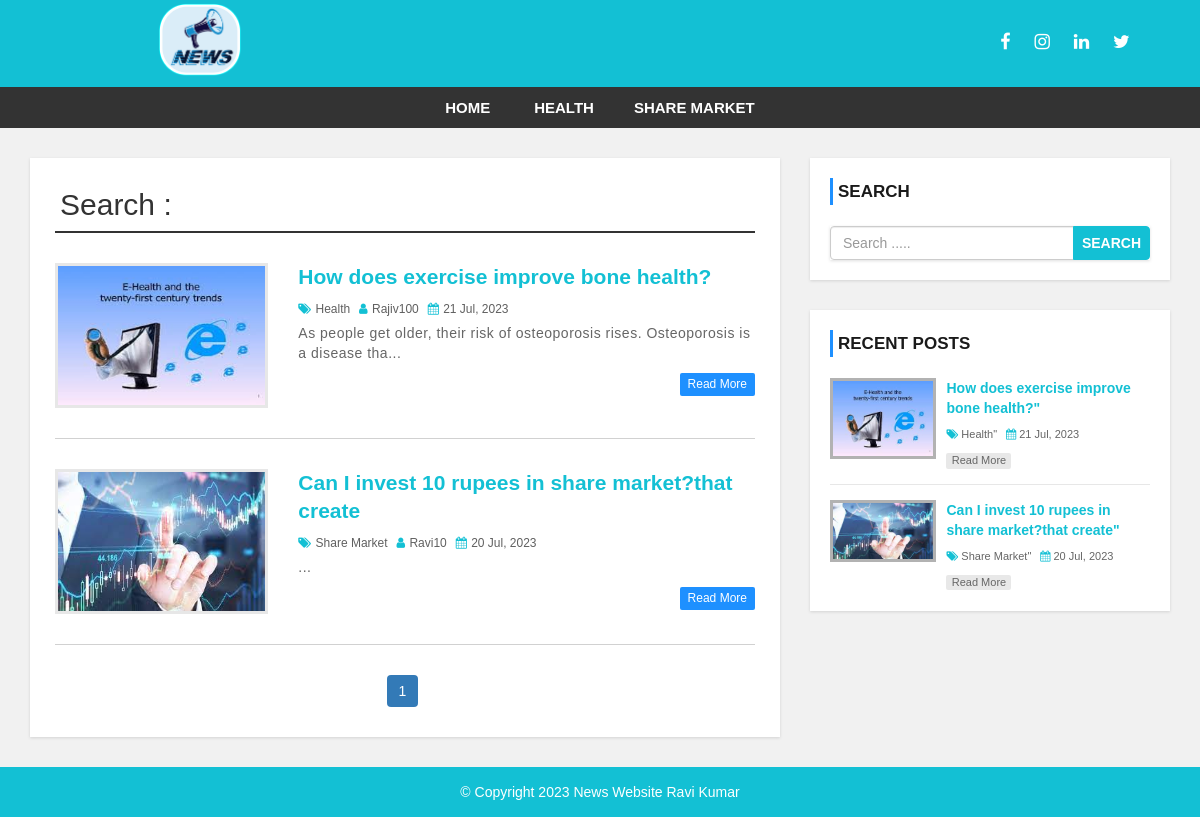
Screenshot of /search.php with the database file from the repository.
### tables this page shows
CREATE TABLE `setting` (
  `websitename` varchar(200) NOT NULL,
  `logo` varchar(200) NOT NULL,
  `footerdesc` varchar(200) NOT NULL
);

CREATE TABLE `category` (
  `category_id` int(11) NOT NULL,
  `category_name` varchar(100) NOT NULL,
  `post` int(11) NOT NULL DEFAULT 0
);

CREATE TABLE `post` (
  `post_id` int(11) NOT NULL,
  `title` varchar(100) NOT NULL,
  `description` text NOT NULL,
  `category` varchar(100) NOT NULL,
  `post_date` varchar(50) NOT NULL,
  `author` int(11) NOT NULL,
  `post_img` varchar(100) NOT NULL
);

CREATE TABLE `user` (
  `user_id` int(10) UNSIGNED NOT NULL,
  `first_name` varchar(30) NOT NULL,
  `last_name` varchar(30) NOT NULL,
  `username` varchar(30) DEFAULT NULL,
  `password` varchar(40) DEFAULT NULL,
  `role` int(11) NOT NULL
);

### config.php (called while the page is built, shortened)
<?php
$header = "http://localhost/news-website";
?>

### search.php (the view, shortened to what this page needs)
<?php include 'header.php'; ?>
    <div id="main-content">
      <div class="container">
        <div class="row">
            <div class="col-md-8">
                <div class="post-container">
                  <?php
                      include  'config.php';
                            ?>
                             <h2 class="page-heading">Search : <?php echo $search_term; ?></h2>
                            <?php
                         $limit = 3;
                         if(isset($_GET['page'])) {
                            $page = $_GET['page'];
                         }else {
                          $page = 1;
                         }
                         $offset = ($page - 1) * $limit;
                         $sql = "SELECT post.post_id, post.title, post.category, post.post_date, post.author, post.post_img,
                         post.category, post.description,
                         user.user_id, user.username, category.category_id,
                         category.category_name, category.post
                         FROM post LEFT JOIN user ON post.author = user.user_id
                         LEFT JOIN category ON post.category = category.category_id WHERE post.title LIKE '%{$search_term}%'
                        OR post.description LIKE '%{$search_term}%'
                          ORDER BY post_id DESC LIMIT {$offset}, {$limit}";
                   $result = mysqli_query($conn, $sql) or die("Query failed");
                   if(mysqli_num_rows($result) > 0) {
                       while($row = mysqli_fetch_assoc($result)) {
                    ?>
                <div class="post-content">
                        <div class="row">
                            <div class="col-md-4">
                            <a class="post-img" href="single.php?id=<?php echo $row['post_id'];?>"><img src="admin/upload/<?php echo $row['post_img']; ?>" alt=""/></a>
                            </div>
                            <div class="col-md-8">
                                <div class="inner-content clearfix">
                                    <h3><a href='single.php?id=<?php echo $row['post_id'];?>'><?php echo $row['title'];?></a></h3>
                                    <div class="post-information">
                                        <span>
                                            <i class="fa fa-tags" aria-hidden="true"></i>
                                            <a href='category.php?cid=<?php echo $row['category'];?>'><?php echo $row['category_name'];?></a>
                                        </span>
                                        <span>
                                            <i class="fa fa-user" aria-hidden="true"></i>
                                            <a href='author.php?aid=<?php echo $row['author'];?>'><?php echo $row['username'];?></a>
                                        </span>
                                        <span>
                                            <i class="fa fa-calendar" aria-hidden="true"></i>
                                            <?php echo $row['post_date'];?>
                                        </span>
                                    </div>
                                    <p class="description">
                                    <?php echo substr($row['description'],0,100). "...";?>
                                    </p>
                                    <a class='read-more pull-right' href="single.php?id=<?php echo $row['post_id'];?>">read more</a>
                                </div>
                            </div>
                        </div>
                    </div>
                    <?php
                       }
                    }else {
                        echo "<h2>No Record Found</h2>";
                    }
                    $sql1 = "SELECT * FROM post WHERE title LIKE '%{$search_term}%'";
                    $result1 = mysqli_query($conn, $sql1) or die("Query failed");
                    if(mysqli_num_rows($result1) > 0) {
                      $total_records = mysqli_num_rows($result1);
                      $total_page = ceil($total_records / $limit);
                      echo "<ul class='pagination admin-pagination'>";
                      for($i = 1; $i <= $total_page; $i++) {
                         if($i == $page) {
                             $active = "active";
                         }else {
                            $active = "";
                         }
                         echo '<li class="'.$active.'" ><a href="index.php?search='.$search_term.'&page='.$i.'">'.$i.'</a></li>';
                      }
                       echo " </ul>";
                    }
                    ?>
                </div>
            </div>
            <?php include 'sidebar.php'; ?>
        </div>
      </div>
    </div>
<?php include 'footer.php'; ?>

### header.php (shortened to what this page needs)
<?php
include "config.php";
?>
<!DOCTYPE html>
<html lang="en">
<head>
    <link rel="stylesheet" href="css/bootstrap.min.css" />
    <link rel="stylesheet" href="css/font-awesome.css">
    <link rel="stylesheet" href="css/style.css">
</head>
<body>
<div id="header">
    <div class="container-fluid">
        <div class="row">
            <div class="col-md-4">
            <?php
                   include 'config.php';
                   $sql = "SELECT * FROM setting";
                   $result = mysqli_query($conn, $sql) or die("Query failed");
                   if(mysqli_num_rows($result) > 0) {
                    while($row = mysqli_fetch_assoc($result)) {
                        if($row['logo'] == '') {
                            echo '<a href="index.php"><h1>'.$row['websitename'].'</h1></a>';
                        }else{
                            echo '<a href="index.php" id="logo"><img src="admin/images/'.$row['logo'].'"></a>';
                        }
                    }
                }
                ?>
            </div>
          <div class="col-md-8">
            <div class="social-icon">
            <ul>
            <li><a href="#"><i class="fa fa-facebook" aria-hidden="true"></i></a></li>
            <li><a href="#"><i class="fa fa-instagram" aria-hidden="true"></i></i></a></li>
            <li><a href="#"><i class="fa fa-linkedin" aria-hidden="true"></i></a></li>
            <li><a href="#"><i class="fa fa-twitter" aria-hidden="true"></i></i></a></li>
            </ul>
            </div>
            </div>
        </div>
    </div>
</div>
<div id="menu-bar">
    <div class="container">
        <div class="row">
            <div class="col-md-12">
                <?php
                   include 'config.php';
                   $sql = "SELECT * FROM category WHERE post > 0";
                   $result = mysqli_query($conn, $sql) or die("Query failed");
                   if(mysqli_num_rows($result) > 0) {
                    $active = "";
                 ?>
                <ul class='menu'>
                <li><a href='<?php echo $header; ?>'>Home</a></li>
                    <?php
                    while($row = mysqli_fetch_assoc($result)) {
                     echo "<li><a class='{$active}' href='category.php?cid={$row['category_id']}'>{$row['category_name']}</a></li>";
                         };
                    ?>
                </ul>
                <?php
                 }
                ?>
            </div>
        </div>
    </div>
</div>

### sidebar.php
<div id="sidebar" class="col-md-4">
    <div class="search-box-container">
        <h4>Search</h4>
        <form class="search-post" action="search.php" method ="GET">
            <div class="input-group">
                <input type="text" name="search" class="form-control" placeholder="Search .....">
                <span class="input-group-btn">
                    <button type="submit" class="btn btn-danger">Search</button>
                </span>
            </div>
        </form>
    </div>
    <div class="recent-post-container">
        <h4>Recent Posts</h4>
        <?php
          include 'config.php';
          $limit = 3;
          $sql = "SELECT post.post_id, post.title, post.category, post.post_date, post.post_img,
          post.category, category.category_id,
          category.category_name, category.post
          FROM post LEFT JOIN category ON post.category = category.category_id
          ORDER BY post_id DESC LIMIT {$limit}";
             $result = mysqli_query($conn, $sql) or die("Query failed");
             if(mysqli_num_rows($result) > 0) {
                 while($row = mysqli_fetch_assoc($result)) {
              ?>
        <div class="recent-post">
            <a class="post-img" href="single.php?id=<?php echo $row['post_id'];?>">
            <img src="admin/upload/<?php echo $row['post_img']; ?>" alt=""/>
            </a>
            <div class="post-content">
                <h5><a href="single.php?id=<?php echo $row['post_id'];?>"><?php echo $row['title']; ?>" </a></h5>
                <span>
                    <i class="fa fa-tags" aria-hidden="true"></i>
                    <a href='category.php?cid=<?php echo $row['category_id'];?>'><?php echo $row['category_name']; ?>" </a>
                </span>
                <span>
                    <i class="fa fa-calendar" aria-hidden="true"></i>
                    <?php echo $row['post_date'];?>
                </span>
                <a class="read-more" href="single.php?id=<?php echo $row['post_id'];?>">read more</a>
            </div>
        </div>
        <?php
                 }
                }
        ?>
</div>

### footer.php
<div id ="footer">
    <div class="container">
        <div class="row">
            <div class="col-md-12">
            <?php
                   include 'config.php';
                   $sql = "SELECT * FROM setting";
                   $result = mysqli_query($conn, $sql) or die("Query failed");
                   if(mysqli_num_rows($result) > 0) {
                    while($row = mysqli_fetch_assoc($result)) {
                  ?>
                <span><?php echo $row['footerdesc'];?></span>
                <?php
                    }
                }
                ?>
            </div>
        </div>
    </div>
</div>
</body>
</html>

### css/style.css (style rules this page uses)
body { background: #f1f1f1; font-family: sans-serif,arial,Helvetica; }
a, a:hover, a:focus { text-decoration: none; outline: none; }
ul { margin:0; padding:0; list-style:none; }
h2.page-heading { margin: 5px 0 30px; padding: 0 5px 10px; border-bottom: 2px solid #333; }
form { background: #fff; padding: 25px; box-shadow:0 1px 3px rgba(0, 0, 0, 0.13); }
#header { background: #13c0d4; text-align: center; padding-bottom: 8px; }
#header .social-icon { margin-left: 55rem; margin-top: 1rem; }
#header .social-icon ul li i { color: white; }
#header .social-icon ul li { display: inline-block; padding-right: 2rem; padding-top: 2rem; }
#header .social-icon ul li a { font-size: 1.8rem; }
#logo { display: inline-block; width: 65%; }
#logo img { width: 9rem; }
#menu-bar { background: #333; text-align: center; }
#menu-bar .menu > li { display: inline-block; }
.menu > li > a { padding: 10px 20px; display: block; text-transform: uppercase; color: #fff; font-size: 15px; font-weight:600; transition:all 0.5s ease 0s; }
#main-content { padding-top: 30px; }
#main-content .post-container { background-color: #fff; padding: 25px; box-shadow: 0 1px 3px rgba(0, 0, 0, 0.13); }
#main-content .post-content { border-bottom: 1px solid #d1d1d1; padding: 0 0 30px; margin-bottom:30px; }
#main-content .post-content img { width: 100%; height: 100%; }
#main-content .post-content .post-img { border: 3px solid #e7e7e7; display: block; height: 145px; overflow: hidden; transition: border .3s; }
#main-content .post-content h3 { font-size: 21px; line-height: 28px; font-weight: 600; margin: 0 0 7px; }
#main-content .post-content h3 a { color: #13c0d4; transition:all 0.3s; }
#main-content .post-content .post-information span { color: #606060; font-size: 12px; text-transform: capitalize; margin: 0 5px 5px 0; display: inline-block; }
#main-content .post-content .post-information i { color: #13c0d4; margin-right: 1px; }
#main-content .post-content .post-information a { color: #606060; text-decoration: none; }
#main-content .post-content p, #main-content .single-post p { color: #666; font-size: 14px; letter-spacing: 0.5px; margin:0 0 10px; }
#main-content .post-content a.read-more { color: #fff; background-color: #1E90FF; font-size: 12px; text-transform: capitalize; padding: 3px 8px; border-radius: 2px; transition: all 0.3s; }
.pagination { display: block; text-align: center; margin: 0; }
.pagination li { display:inline-block; margin: 0 5px 0 0; }
.pagination li a { border: none; background: #13c0d4; color: #fff; }
i.fa { color:#222; }
#sidebar h4 { color: #1A1A1A; font-size: 17px; line-height: 27px; font-weight:600; text-transform: uppercase; padding: 0 0 0 5px; margin: 0 0 21px; border-left: 3px solid #1e90ff; }
#sidebar .search-box-container { background-color: #fff; padding: 20px; margin: 0 0 30px; box-shadow: 0 1px 3px rgba(0, 0, 0, 0.13); }
#sidebar .search-post { padding: 0; }
#sidebar .search-post input { color: #606060; }
#sidebar .search-post .btn { font-weight: 600; text-transform: uppercase; padding: 6px 8px; background-color: #13c0d4; border-color: #13c0d4; outline: none; }
#sidebar .recent-post-container { padding: 20px; background: #fff; box-shadow: 0 1px 3px rgba(0, 0, 0, 0.13); }
#sidebar .recent-post { border-bottom: 1px solid #e7e7e7; padding: 0 0 15px; margin: 0 0 15px; }
#sidebar .recent-post:last-child { margin: 0; padding: 0; border: none; }
#sidebar .recent-post .post-img { display: inline-block; width: 33%; border: 3px solid rgba(0,0,0,0.3); vertical-align: top; transition: border .3s; }
#sidebar .recent-post .post-img img { width: 100%; }
#sidebar .recent-post .post-content { width: 65%; display: inline-block; border: none; padding: 0 0 0 7px; margin: 0; }
#sidebar .recent-post h5 { font-size: 14px; line-height: 20px; margin: 0 0 5px; font-weight: 600; }
#sidebar .recent-post h5 a { color: #13c0d4; }
#sidebar .recent-post span { color: #666; font-size: 11px; display: inline-block; margin: 0 5px 10px 0; }
#sidebar .recent-post span a { color: #666; }
#sidebar .recent-post span i { color: #13c0d4; }
#sidebar .recent-post a.read-more { color: #666; background-color: rgba(0,0,0,0.09); width: 65px; font-size: 11px; text-align: center; padding: 0; display: block; transition: all 0.3s; }
#footer { color: #fff; padding:15px 0; margin-top: 3rem; text-align:center; background-color:#13c0d4; }

### rows the page displays
setting: logo (picture), footerdesc "© Copyright 2023 News Website Ravi Kumar"
category: category_name "HEALTH"
category: category_name "SHARE MARKET"
post: post_img (picture), title "How does exercise improve bone health?", category.category_name "Health", user.username "Rajiv100", post_date "21 Jul, 2023", description "As people get older, their risk of osteoporosis rises. Osteoporosis is a disease tha"
post: post_img (picture), title "Can I invest 10 rupees in share market?that create", category.category_name "Share Market", user.username "Ravi10", post_date "20 Jul, 2023"
